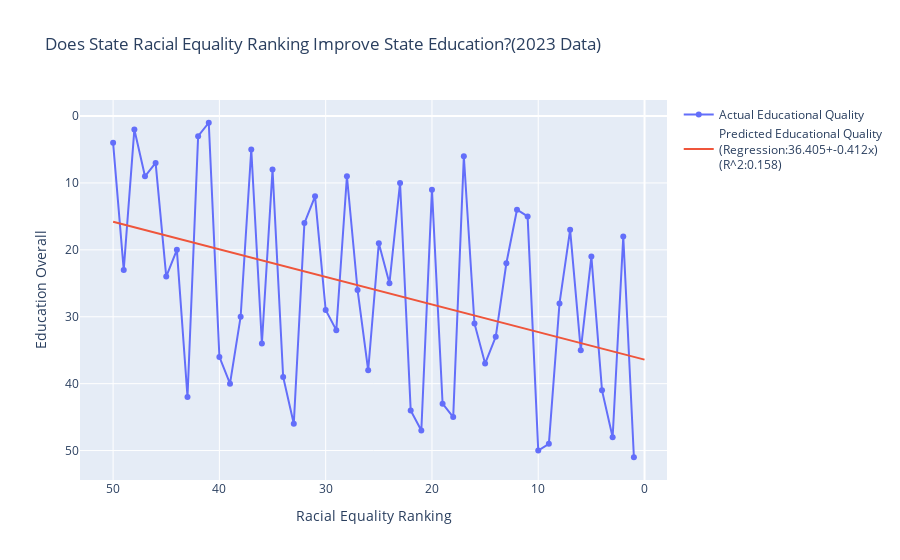

Write notebook code for a chart like this one.
### Code cell
import chart_studio
username='NRswift'
api_key='G1eDL1Naj4DsaqGtJSYz'
chart_studio.tools.set_credentials_file(username=username, api_key=api_key)
import pandas as pd
import numpy as np
import csv
import plotly.graph_objects as go
import plotly.io as pio
import chart_studio.plotly as py
import chart_studio.tools as tls
import math
eduRE = []
eduOverall = []
statesTwo = []


with open('education.csv', 'r') as d:
    dataTwo = csv.reader(d, delimiter=',')
    for rowsTwo in dataTwo:
        statesTwo.append(rowsTwo[0])
        eduRE.append(int(rowsTwo[1]))
        eduOverall.append(int(rowsTwo[2]))
    
def linearRegressionConstants(arrOne, arrTwo):
    sumOne = sum(arrTwo)
    sumTwo = sum(i ** 2 for i in arrOne)
    sumThree = sum(arrOne)
    sumFour = 0
    for i in range(0, 50):
        sumFour += arrOne[i] * arrTwo[i] 
    aConstant = (sumOne * sumTwo - sumThree * sumFour)/((50*sumTwo) - (sumThree ** 2))
    bConstant = ((50*sumFour) - (sumThree * sumOne))/((50*sumTwo) - (sumThree ** 2))
    return aConstant, bConstant 
print(eduRE)
print(eduOverall)

fig = go.Figure()
#data = zip(econRE, econOverall)
fig.add_trace(go.Scatter(x=eduRE, y=eduOverall, text = statesTwo, mode='lines+markers', name = "Actual Educational Quality",
                         hovertemplate = "State: %{text}---Education RE Ranking: %{x:,}---Education Overall: %{y:,}", ))
aOne = []
for i in range(0, 51):
    aOne.append(i)
aTwo = []
a = linearRegressionConstants(eduRE, eduOverall)
for i in range(0, 51):
    aTwo.append(a[0] + a[1] * i)
def findRSquared(arrOne, arrTwo):
    sumOne = 0
    sumTwo = 0
    avgOne = sum(arrTwo)/50
    
    for i in range(50):
       sumOne += ((arrTwo[i] - avgOne)**2)
       sumTwo += ((arrTwo[i] - (a[0] + a[1] * arrOne[i]))**2)
    return 1 - sumTwo/sumOne
fig.add_trace(go.Scatter(x=aOne, y=aTwo, mode='lines', name = "Predicted Educational Quality<br>(Regression:"
                         + str(round(a[0], 3)) + "+" + str(round(a[1], 3)) + "x" + ")<br>(R^2:" + 
                         str(round(findRSquared(eduRE, eduOverall), 3)) + ")"))
fig.update_xaxes(autorange="reversed")
fig.update_yaxes(autorange="reversed")
fig.update_layout(
    xaxis={'title':'Racial Equality Ranking'},
    yaxis={'title':'Education Overall'}, 
    title = dict(text = "Does State Racial Equality Ranking Improve State Education?(2023 Data)"))
fig.show()
#py.plot(fig, filename="education_scatter", auto_open = True)
py.plot(fig, filename="educationl_scatter.html", auto_open = True)
#Washington D.C

### Figure 1 — Plotly figure (JSON) as saved in the notebook; plotly's stock layout.template omitted (floating-point values rounded to 4 significant figures)
{"data": [{"hovertemplate": "State: %{text}---Education RE Ranking: %{x:,}---Education Overall: %{y:,}", "mode": "lines+markers", "name": "Actual Educational Quality", "text": ["New Mexico", "Wyoming", "West Virginia", "Oregon", "Vermont", "Hawaii", "Kentucky", "Texas", "Arizona", "Oklahoma", "Maine", "Delaware", "Montana", "Arkansas", "Georgia", "Tennessee", "New Hampshire", "Alabama", "Mississippi", "Indiana", "Alaska", "Nevada", "North Dakota", "Washington", "South Dakota", "Idaho", "Rhode Island", "Florida", "North Carolina", "California", "Utah", "Iowa", "Louisiana", "Kansas", "Maryland", "Missouri", "Virginia", "Colorado", "Michigan", "Ohio", "Massachusetts", "New Jersey", "South Carolina", "Illinois", "Pennsylvania", "Nebraska", "New York", "Connecticut", "Minnesota", "Wisconsin"], "type": "scatter", "x": [1, 2, 3, 4, 5, 6, 7, 8, 9, 10, 11, 12, 13, 14, 15, 16, 17, 18, 19, 20, 21, 22, 23, 24, 25, 26, 27, 28, 29, 30, 31, 32, 33, 34, 35, 36, 37, 38, 39, 40, 41, 42, 43, 44, 45, 46, 47, 48, 49, 50], "y": [51, 18, 48, 41, 21, 35, 17, 28, 49, 50, 15, 14, 22, 33, 37, 31, 6, 45, 43, 11, 47, 44, 10, 25, 19, 38, 26, 9, 32, 29, 12, 16, 46, 39, 8, 34, 5, 30, 40, 36, 1, 3, 42, 20, 24, 7, 9, 2, 23, 4]}, {"mode": "lines", "name": "Predicted Educational Quality<br>(Regression:36.405+-0.412x)<br>(R^2:0.158)", "type": "scatter", "x": [0, 1, 2, 3, 4, 5, 6, 7, 8, 9, 10, 11, 12, 13, 14, 15, 16, 17, 18, 19, 20, 21, 22, 23, 24, 25, 26, 27, 28, 29, 30, 31, 32, 33, 34, 35, 36, 37, 38, 39, 40, 41, 42, 43, 44, 45, 46, 47, 48, 49, 50], "y": [36.4, 35.99, 35.58, 35.17, 34.76, 34.35, 33.93, 33.52, 33.11, 32.7, 32.29, 31.87, 31.46, 31.05, 30.64, 30.23, 29.81, 29.4, 28.99, 28.58, 28.17, 27.75, 27.34, 26.93, 26.52, 26.11, 25.69, 25.28, 24.87, 24.46, 24.05, 23.63, 23.22, 22.81, 22.4, 21.99, 21.57, 21.16, 20.75, 20.34, 19.93, 19.51, 19.1, 18.69, 18.28, 17.87, 17.45, 17.04, 16.63, 16.22, 15.81]}], "layout": {"title": {"text": "Does State Racial Equality Ranking Improve State Education?(2023 Data)"}, "xaxis": {"autorange": "reversed", "title": {"text": "Racial Equality Ranking"}}, "yaxis": {"autorange": "reversed", "title": {"text": "Education Overall"}}}}
